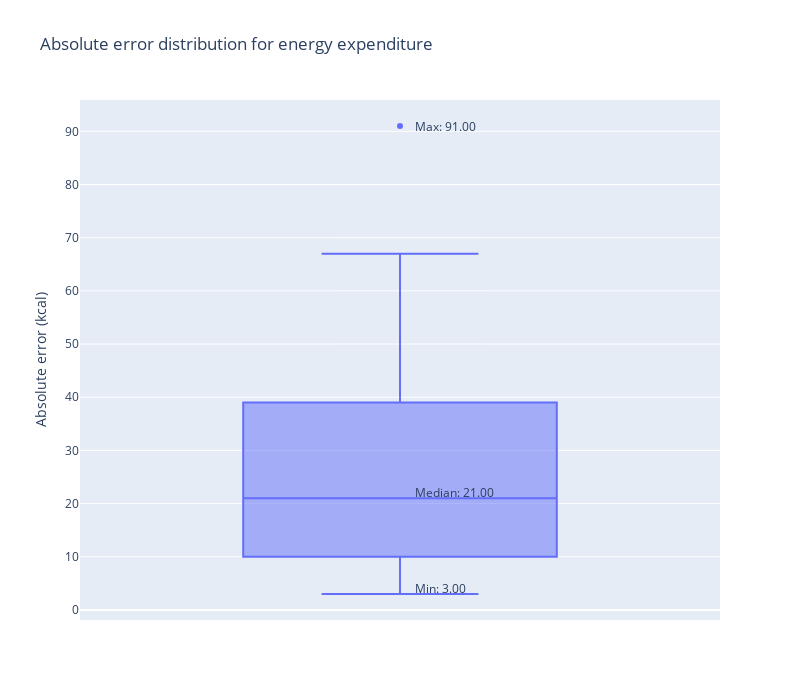

The notebook cell saved with this chart:
### Code cell
fig = px.box(
    data_frame=df,
    y='error',
    title='Absolute error distribution for energy expenditure',
    labels={'error': 'Absolute error (kcal)'}
)

# Compute summary stats
median_val = df['error'].median()
min_val = df['error'].min()
max_val = df['error'].max()

fig.add_annotation(
    x=0.02,
    y=max_val,
    text=f"Max: {max_val:.2f}",
    showarrow=False,
    xanchor='left'
)

fig.add_annotation(
    x=0.02,
    y=median_val + 1,
    text=f"Median: {median_val:.2f}",
    showarrow=False,
    xanchor='left'
)

fig.add_annotation(
    x=0.02,
    y=min_val + 1,
    text=f"Min: {min_val:.2f}",
    showarrow=False,
    xanchor='left'
)

fig.update_layout(
    height=700,
    width=800
)

fig.show()

### Figure 1 — Plotly figure (JSON) as saved in the notebook; plotly's stock layout.template omitted (floating-point values rounded to 4 significant figures)
{"data": [{"alignmentgroup": "True", "hovertemplate": "Absolute error (kcal)=%{y}<extra></extra>", "legendgroup": "", "marker": {"color": "#636efa"}, "name": "", "notched": false, "offsetgroup": "", "orientation": "v", "showlegend": false, "type": "box", "x0": " ", "xaxis": "x", "y": [54, 10, 91, 30, 38, 6, 14, 23, 40, 49, 13, 10, 11, 24, 30, 7, 10, 13, 67, 47, 4, 39, 3, 8, 7, 38, 42, 28, 8, 19], "y0": " ", "yaxis": "y"}], "layout": {"annotations": [{"showarrow": false, "text": "Max: 91.00", "x": 0.02, "xanchor": "left", "y": 91}, {"showarrow": false, "text": "Median: 21.00", "x": 0.02, "xanchor": "left", "y": 22}, {"showarrow": false, "text": "Min: 3.00", "x": 0.02, "xanchor": "left", "y": 4}], "boxmode": "group", "height": 700, "legend": {"tracegroupgap": 0}, "title": {"text": "Absolute error distribution for energy expenditure"}, "width": 800, "xaxis": {"anchor": "y", "domain": [0, 1]}, "yaxis": {"anchor": "x", "domain": [0, 1], "title": {"text": "Absolute error (kcal)"}}}}
